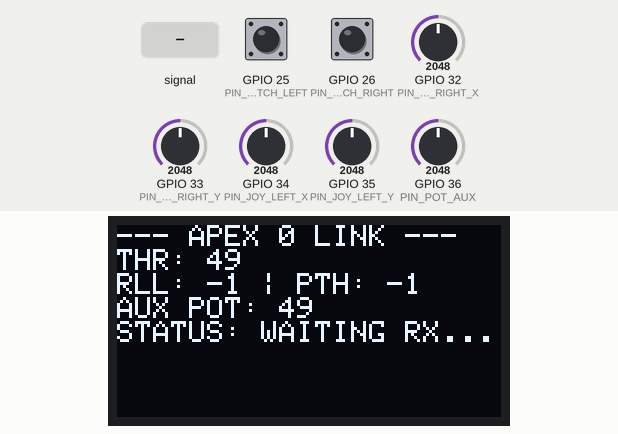
Simulated run of this sketch. Board: ESP32. Parts: 128×64 one-colour display. Inputs (shaded band) come from the test bench; at power-on: GPIO 36 (PIN_POT_AUX) = 2048, GPIO 32 (PIN_JOY_RIGHT_X) = 2048, GPIO 33 (PIN_JOY_RIGHT_Y) = 2048, GPIO 35 (PIN_JOY_LEFT_Y) = 2048, GPIO 25 (PIN_SWITCH_LEFT) HIGH, GPIO 26 (PIN_SWITCH_RIGHT) HIGH, GPIO 34 (PIN_JOY_LEFT_X) = 2048. The modem accepts every AT command (registered, SIM ready, sends succeed) and sends nothing else.

Above: at 1.2 s.
1.3 s: GPIO 36 (PIN_POT_AUX) fed a 200 Hz sine of ±327 counts around its level
At 2.42 s:
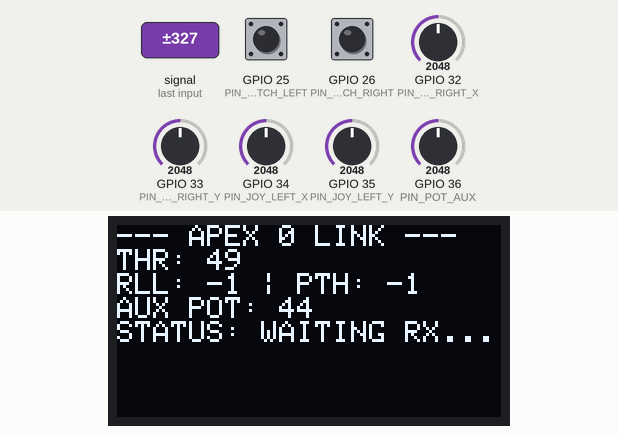
2.8 s: GPIO 36 (PIN_POT_AUX) set to 2866
At 3.3 s:
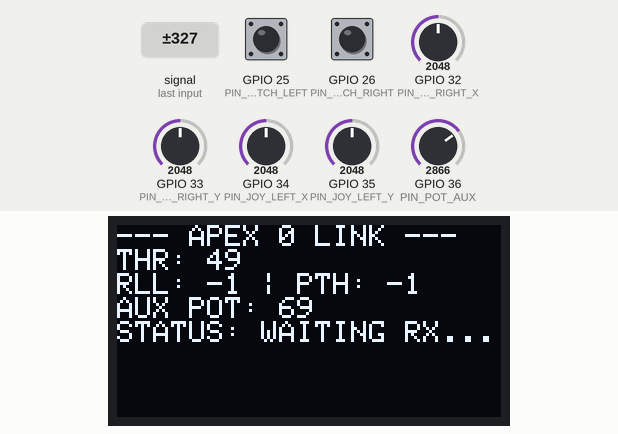
4.3 s: GPIO 32 (PIN_JOY_RIGHT_X) set to 2866
At 5.2 s:
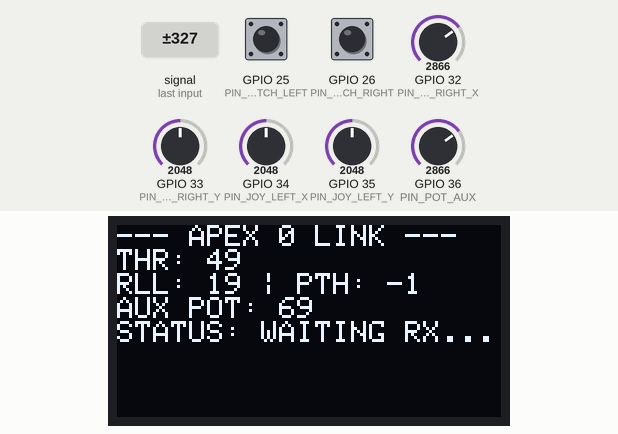
5.8 s: GPIO 33 (PIN_JOY_RIGHT_Y) set to 2866
At 7.1 s:
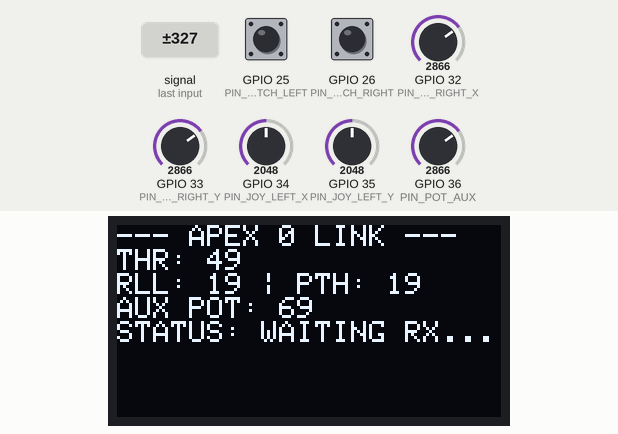
7.4 s: GPIO 35 (PIN_JOY_LEFT_Y) set to 2866
At 8.0 s:
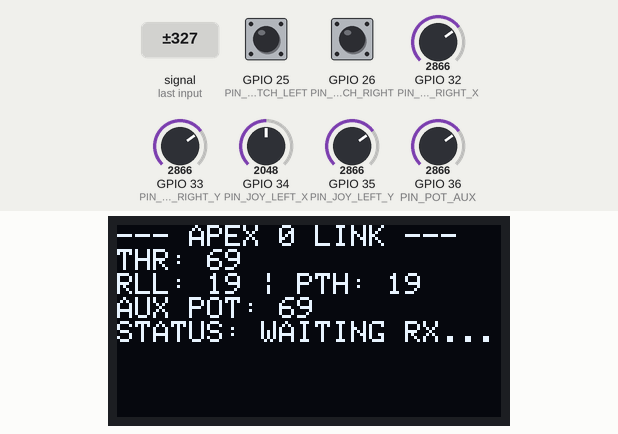
8.9 s: GPIO 36 (PIN_POT_AUX) fed a 1000 Hz sine of ±1023 counts around its level
At 9.01 s:
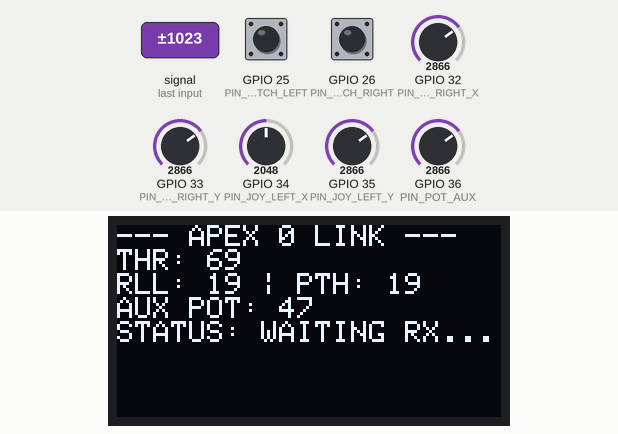
Timing chart, 0 to 11.4 s (numbered marks = the images above; inputs shaded):
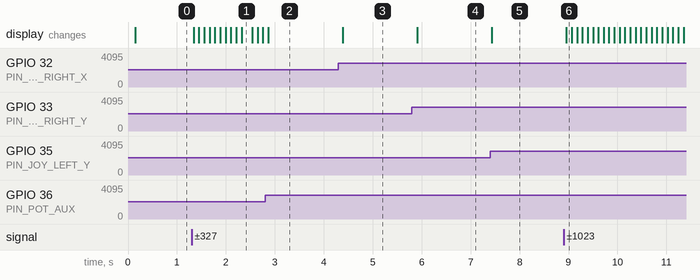

The sketch:

Apex_Transmitter_Code.ino
```cpp
/*
 * APEX 0 - DIY ExpressLRS Radio Transmitter Handset
 * Developed for Hack Club Macondo Project
 * * Target MCU: ESP32 30-Pin DevKit
 * Mappings perfectly matched to Final Transmitter Schematic
 */

#include <Wire.h>
#include <Adafruit_GFX.h>
#include <Adafruit_SSD1306.h>

// --- Hardware Pin Definitions ---
#define PIN_JOY_LEFT_X  34  // LRx (ADC1)
#define PIN_JOY_LEFT_Y  35  // LRy (ADC1)
#define PIN_SWITCH_LEFT 25  // LSW (Digital Input)

#define PIN_JOY_RIGHT_X 32  // RRx (ADC1)
#define PIN_JOY_RIGHT_Y 33  // RRy (ADC1)
#define PIN_SWITCH_RIGHT 26 // RSW (Digital Input)

#define PIN_POT_AUX     36  // VP (ADC1 Tuning Potentiometer)

#define PIN_UART_TX2    17  // Connected to ELRS RX Pad
#define PIN_UART_RX2    16  // Connected to ELRS TX Pad

// --- OLED Configuration ---
#define SCREEN_WIDTH 128
#define SCREEN_HEIGHT 64
Adafruit_SSD1306 display(SCREEN_WIDTH, SCREEN_HEIGHT, &Wire, -1);

// --- CRSF Frame Structures ---
#define CRSF_START_BYTE     0xC8
#define CRSF_FRAMETYPE_RC_CHANNELS 0x16

struct CrsfChannels {
    unsigned int ch0 : 11;
    unsigned int ch1 : 11;
    unsigned int ch2 : 11;
    unsigned int ch3 : 11;
    unsigned int ch4 : 11;
    unsigned int ch5 : 11;
    unsigned int ch6 : 11;
    unsigned int ch7 : 11;
    unsigned int ch8 : 11;
    unsigned int ch9 : 11;
    unsigned int ch10 : 11;
    unsigned int ch11 : 11;
    unsigned int ch12 : 11;
    unsigned int ch13 : 11;
    unsigned int ch14 : 11;
    unsigned int ch15 : 11;
} __attribute__((packed));

uint8_t crsfPacket[26];

// --- CRC8 Calculation Function for ExpressLRS ---
uint8_t crsf_crc8(const uint8_t *ptr, uint8_t len) {
    uint8_t crc = 0;
    while (len--) {
        crc ^= *ptr++;
        for (uint8_t i = 0; i < 8; i++) {
            if (crc & 0x80) {
                crc = (crc << 1) ^ 0xD5;
            } else {
                crc <<= 1;
            }
        }
    }
    return crc;
}

void setup() {
    // Initialize Debug Console
    Serial.begin(115200);

    // Initialize Hardware UART2 for ExpressLRS Module at native CRSF Speed
    Serial2.begin(416666, SERIAL_8N1, PIN_UART_RX2, PIN_UART_TX2);

    // Configure Switches with internal pullups
    pinMode(PIN_SWITCH_LEFT, INPUT_PULLUP);
    pinMode(PIN_SWITCH_RIGHT, INPUT_PULLUP);

    // Initialize I2C OLED Screen
    if(!display.begin(SSD1306_SWITCHCAPVCC, 0x3C)) {
        Serial.println(F("OLED allocation failed"));
    } else {
        display.clearDisplay();
        display.setTextSize(1);
        display.setTextColor(SSD1306_WHITE);
        display.setCursor(0,0);
        display.println("  APEX 0 TX ONLINE  ");
        display.println("   HACKCLUB MACONDO ");
        display.display();
    }
}

void loop() {
    // 1. Read Analog Joysticks and Pot (ESP32 12-bit ADC: 0 to 4095)
    int raw_roll     = analogRead(PIN_JOY_RIGHT_X);
    int raw_pitch    = analogRead(PIN_JOY_RIGHT_Y);
    int raw_throttle = analogRead(PIN_JOY_LEFT_Y);
    int raw_yaw      = analogRead(PIN_JOY_LEFT_X);
    int raw_aux      = analogRead(PIN_POT_AUX);

    // 2. Map values to standard ExpressLRS channel limits (CRSF ranges from 172 to 1811)
    // Center point is 992. Equivalent to standard 1000us - 2000us servo signals.
    uint16_t crsf_roll     = map(raw_roll,     0, 4095, 172, 1811);
    uint16_t crsf_pitch    = map(raw_pitch,    0, 4095, 172, 1811);
    uint16_t crsf_throttle = map(raw_throttle, 0, 4095, 172, 1811);
    uint16_t crsf_yaw      = map(raw_yaw,      0, 4095, 172, 1811);
    uint16_t crsf_aux      = map(raw_aux,      0, 4095, 172, 1811);

    uint16_t sw_l = (digitalRead(PIN_SWITCH_LEFT) == LOW) ? 1811 : 172;
    uint16_t sw_r = (digitalRead(PIN_SWITCH_RIGHT) == LOW) ? 1811 : 172;

    // 3. Assemble the CRSF Serialization Packet Array
    crsfPacket[0] = CRSF_START_BYTE;
    crsfPacket[1] = 24; // Packet Payload Length
    crsfPacket[2] = CRSF_FRAMETYPE_RC_CHANNELS;

    CrsfChannels *channels = (CrsfChannels *)&crsfPacket[3];
    channels->ch0 = crsf_roll;
    channels->ch1 = crsf_pitch;
    channels->ch2 = crsf_throttle;
    channels->ch3 = crsf_yaw;
    channels->ch4 = sw_l;
    channels->ch5 = sw_r;
    channels->ch6 = crsf_aux;

    // Calculate Checksum over payload and payload header type
    crsfPacket[25] = crsf_crc8(&crsfPacket[2], 23);

    // 4. Stream data frame down the serial pipeline directly to the ELRS module
    Serial2.write(crsfPacket, 26);

    // 5. Refresh OLED Telemetry Screen Layout at a clean 10Hz pace
    static unsigned long lastUpdate = 0;
    if (millis() - lastUpdate > 100) {
        lastUpdate = millis();
        display.clearDisplay();
        display.setCursor(0,0);
        display.println("--- APEX 0 LINK ---");
        display.printf("THR: %d\n", map(crsf_throttle, 172, 1811, 0, 100));
        display.printf("RLL: %d | PTH: %d\n", map(crsf_roll, 172, 1811, -50, 50), map(crsf_pitch, 172, 1811, -50, 50));
        display.printf("AUX POT: %d\n", map(crsf_aux, 172, 1811, 0, 100));
        display.println("STATUS: WAITING RX...");
        display.display();
    }

    delay(20); // Balanced 50Hz control loop interval
}
```

Measured:
- after the input at 1.3 s, the display: first changes at once (image 1 shows a later state)
- after the input at 4.3 s, the display: changes after 0.09 s (image 3)
- after the input at 5.8 s, the display: changes after 0.11 s (image 4)
- after the input at 7.4 s, the display: changes at once (image 5)
- after the input at 8.9 s, the display: changes after 0.06 s (image 6)
